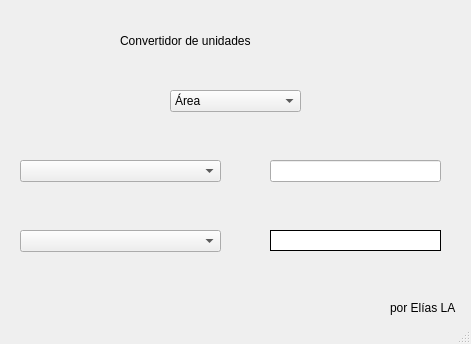
<?xml version="1.0" encoding="UTF-8"?>
<ui version="4.0">
 <class>MainWindow</class>
 <widget class="QMainWindow" name="MainWindow">
  <property name="geometry">
   <rect>
    <x>0</x>
    <y>0</y>
    <width>471</width>
    <height>344</height>
   </rect>
  </property>
  <property name="windowTitle">
   <string>MainWindow</string>
  </property>
  <widget class="QWidget" name="centralwidget">
   <widget class="QLabel" name="label">
    <property name="geometry">
     <rect>
      <x>120</x>
      <y>20</y>
      <width>241</width>
      <height>41</height>
     </rect>
    </property>
    <property name="styleSheet">
     <string notr="true">font: 700 15pt &quot;Segoe UI&quot;;</string>
    </property>
    <property name="text">
     <string>Convertidor de unidades</string>
    </property>
   </widget>
   <widget class="QComboBox" name="comboBox">
    <property name="geometry">
     <rect>
      <x>170</x>
      <y>90</y>
      <width>131</width>
      <height>22</height>
     </rect>
    </property>
    <item>
     <property name="text">
      <string>Área</string>
     </property>
    </item>
    <item>
     <property name="text">
      <string>Longitud</string>
     </property>
    </item>
    <item>
     <property name="text">
      <string>Masa</string>
     </property>
    </item>
    <item>
     <property name="text">
      <string>Velocidad</string>
     </property>
    </item>
    <item>
     <property name="text">
      <string>Temperatura</string>
     </property>
    </item>
    <item>
     <property name="text">
      <string>Tiempo</string>
     </property>
    </item>
    <item>
     <property name="text">
      <string>Volumen</string>
     </property>
    </item>
   </widget>
   <widget class="QComboBox" name="comboBox_2">
    <property name="geometry">
     <rect>
      <x>20</x>
      <y>160</y>
      <width>201</width>
      <height>22</height>
     </rect>
    </property>
   </widget>
   <widget class="QComboBox" name="comboBox_3">
    <property name="geometry">
     <rect>
      <x>20</x>
      <y>230</y>
      <width>201</width>
      <height>22</height>
     </rect>
    </property>
   </widget>
   <widget class="QLineEdit" name="lineEdit">
    <property name="geometry">
     <rect>
      <x>270</x>
      <y>160</y>
      <width>171</width>
      <height>22</height>
     </rect>
    </property>
   </widget>
   <widget class="QLabel" name="resultado">
    <property name="geometry">
     <rect>
      <x>270</x>
      <y>230</y>
      <width>171</width>
      <height>21</height>
     </rect>
    </property>
    <property name="styleSheet">
     <string notr="true">background-color: rgb(255, 255, 255);
border: 1px solid black;</string>
    </property>
    <property name="text">
     <string/>
    </property>
   </widget>
   <widget class="QLabel" name="label_2">
    <property name="geometry">
     <rect>
      <x>390</x>
      <y>300</y>
      <width>71</width>
      <height>16</height>
     </rect>
    </property>
    <property name="text">
     <string>por Elías LA</string>
    </property>
   </widget>
  </widget>
  <widget class="QStatusBar" name="statusbar"/>
 </widget>
 <resources/>
 <connections/>
</ui>
